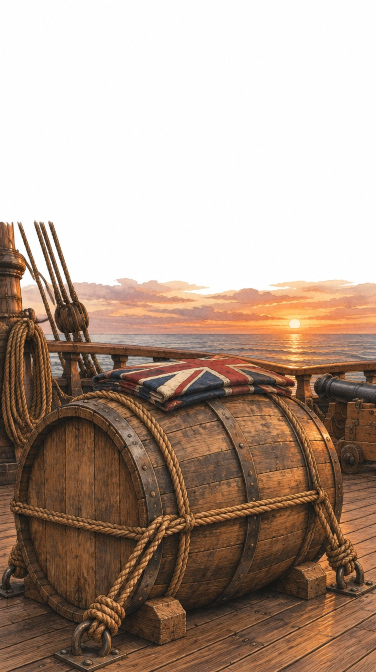
#> input picture drinks/rum/reel1/vframes/v3.jpg, 752 x 1344 px (shown at 1/2 size)
$ python -i reel_video.py   (imports and definitions only)
#> lines starting #> are read from the running program, lines starting #| are printed output that depends on the picture; after the words box and inside, x2 and y2 are one past the last pixel; in counts of white or black regions, pixels touching at a corner belong together
# Instagram Reel / YouTube Short (1080x1920) built from the long video's frames without cropping the drawings:
# white margins are trimmed, the drawing is enlarged to the full width of a white 9:16 canvas, captions sit in the
# free space above it (Bebas Neue, white caps on an uneven red brush stripe). Run from the scratchpad (needs abs_s1/).
import os, sys, glob, json, random, subprocess, numpy as np, soundfile as sf
from PIL import Image, ImageDraw, ImageFont, ImageOps
HERE = os.path.dirname(os.path.abspath(__file__))
FR = os.path.join(HERE, "..", "frames", "jpg")
FONT = "/home/user/lookme-viewer/history/fonts/PatrickHand-Regular.ttf"   # same hand as the arrow notes in the frames
# [1 line not run here, left out]
W, H = 1080, 1920
PH, MAXPAN, YC = 1080, 2.3, 0.62     # picture height, max picture width (x canvas width), picture centre (x canvas height)
FPS, GAP = 30, 0.12
# shots: (list of line indexes, frame or [top, bottom] frames)
SHOTS = [([0], 60), ([1], 58), ([2, 3], 59), ([4, 5], 60), ([6], 61), ([7], 62), ([8], 50), ([9], 94), ([10], 95), ([11], 96)]
# [1 line not run here, left out]
# shorter on-screen text where the spoken line is too long for 3 caption rows
CAPS = {1: "1805: Nelson wins Trafalgar and dies", 9: "Daily rum ration: 165 more years", 10: "Last day: 31 July 1970"}
PICK = {}
# [3 lines not run here, left out]

def trimmed(path):
#> called with path = 'vframes/v3.jpg'
    im = Image.open(path).convert("RGB")
#> im is the input picture: PIL image 752x1344 RGB; mean R, G, B 177, 156.2, 141.9
    g = ImageOps.invert(im.convert("L")).point(lambda v: 255 if v > 18 else 0)
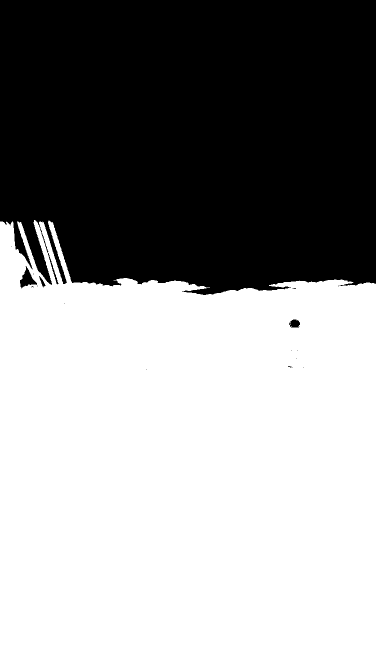
#> g: PIL image 752x1344 L (shown at 1/2 size); 58.6% white; 20 black regions (16 under 20 px), largest, box (x1, y1, x2, y2) and area: (0, 0, 752, 590) 417177, (40, 532, 75, 577) 673, (578, 639, 600, 655) 270, (78, 552, 91, 575) 98
    return im.crop(g.getbbox())
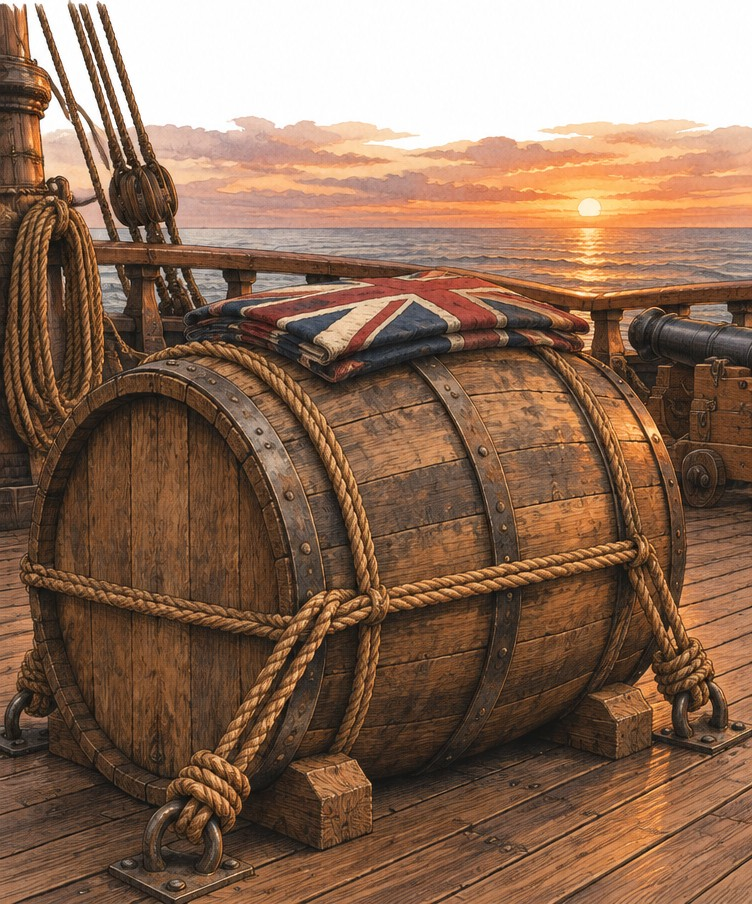
#> returned value: PIL image 752x904 RGB; mean R, G, B 139.5, 108.7, 87.4

# [46 lines left out: functions picture, chunks, caption, not called in this run]

# narration
SR = 24000; audio, t, starts, speechlen = [], 0.0, [], []
# [7 lines not run here, left out]
ends = starts[1:] + [total]

segs = []
# [27 lines not run here, left out]

>>> result = trimmed('vframes/v3.jpg')

$ run again, on drinks/rum/upload/thumbnail.png
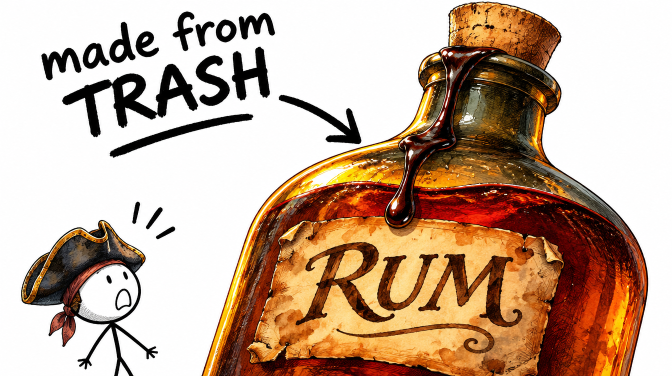
#> input picture drinks/rum/upload/thumbnail.png, 1344 x 752 px (shown at 1/2 size)
#> in trimmed, im is the input picture: PIL image 1344x752 RGB; mean R, G, B 196.8, 169.6, 148.9
#> in trimmed, `g = ImageOps.invert(im.convert("L")).point(lambda v: 255 if v > 18 els..`:
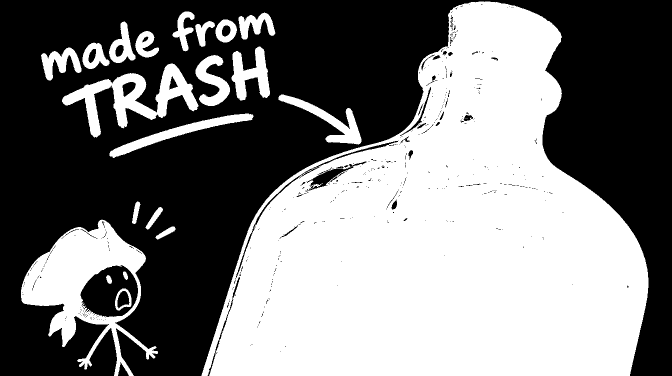
#> g: PIL image 1344x752 L (shown at 1/2 size); 48% white; 31 white regions (10 under 20 px), largest, box (x1, y1, x2, y2) and area: (403, 3, 1297, 752) 408726, (42, 439, 316, 752) 31029, (124, 127, 397, 275) 12870
#> in trimmed, `return im.crop(g.getbbox())`:
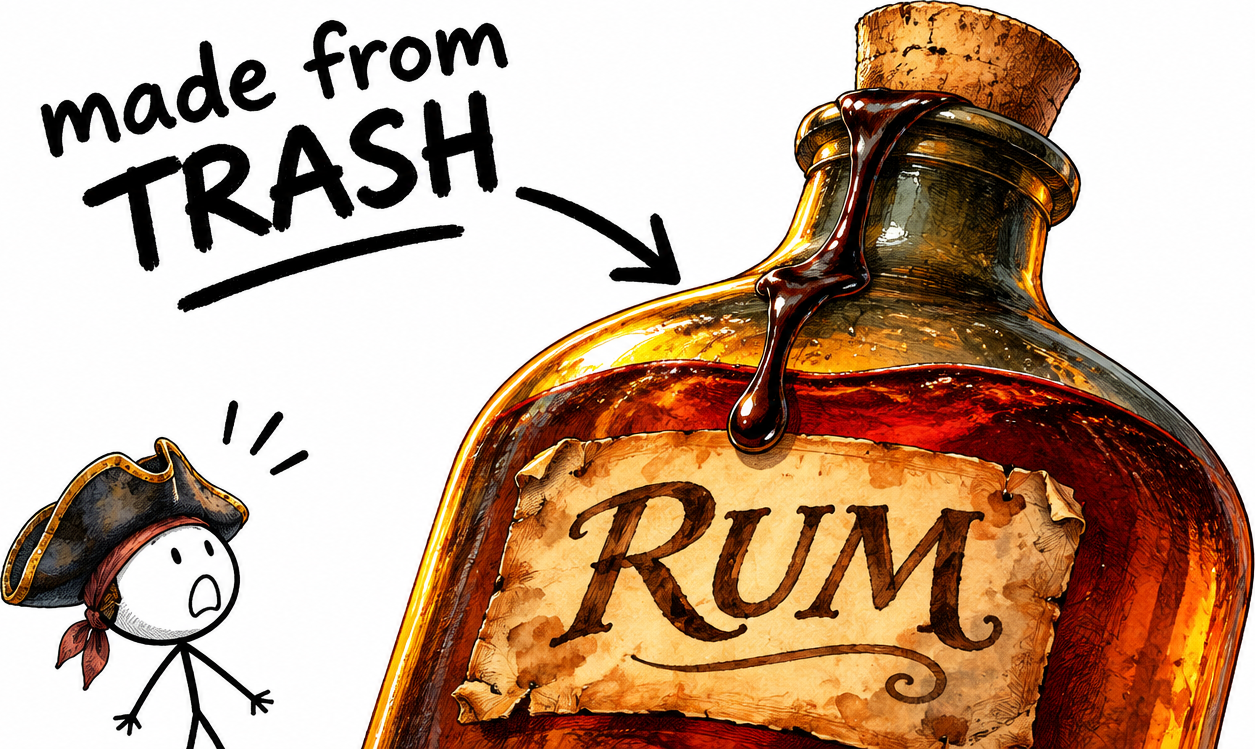
#> returned value: PIL image 1255x749 RGB; mean R, G, B 192.4, 163.3, 141
